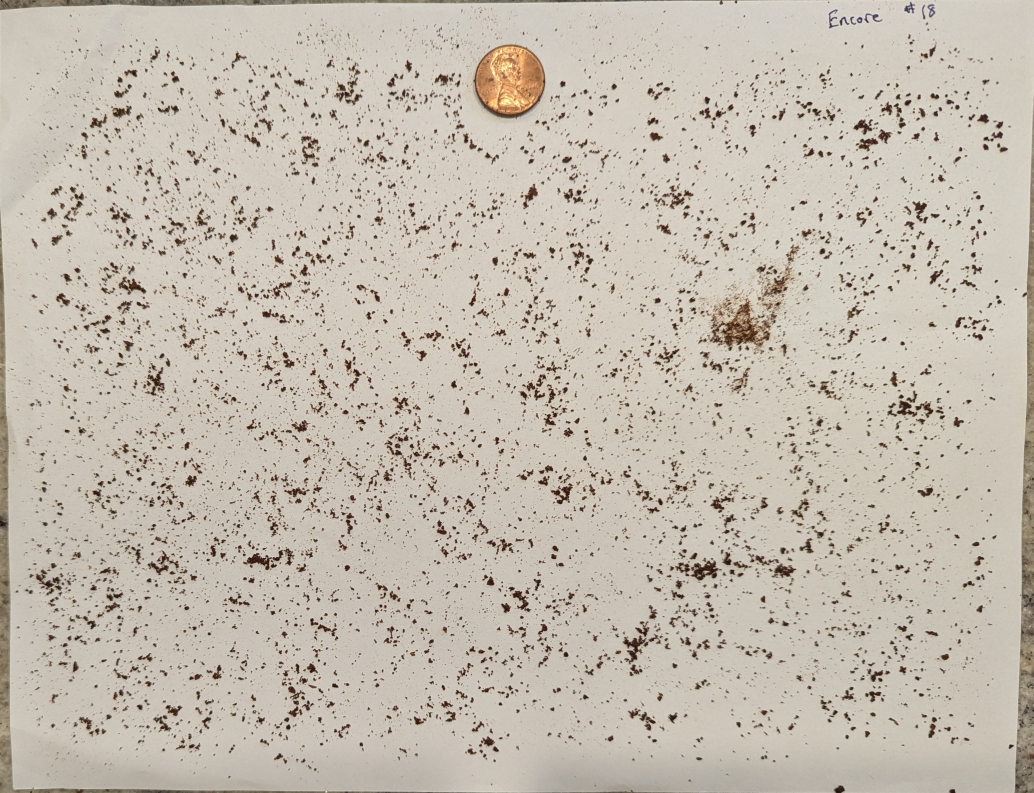
#> input picture Encore_#18_Drip.jpg, 3101 x 2379 px (shown at 1/3 size); its folder holds only this picture in this run
$ python -i auto_analyze.py   (imports and definitions only)
#> lines starting #> are read from the running program, lines starting #| are printed output that depends on the picture
'''
Particle Analysis and Measurement System

This script processes coffee grounds images to detect ground coffee particles and analyze their size and shape.
Key functionalities include:
1) Image loading and visualization
2) Particle detection through thresholding
3) Cluster analysis for particle identification
4) Size and distribution measurements
5) Statistical visualization of results

Dependencies:
- numpy: numerical operations
- PIL: image processing
- matplotlib: visualization
- scipy: computational geometry
'''

# import required libraries
import numpy as np
from PIL import Image
import matplotlib.pyplot as plt
import matplotlib.patches as patches
from scipy.spatial import ConvexHull
import cv2
import time
import sys
import os
from particle_analysis import analyze_particle_shapes, compute_shape_score, count_fines

# Add toolbar for zoom and pan
from matplotlib.backends.backend_tkagg import FigureCanvasTkAgg
from matplotlib.backends.backend_tkagg import NavigationToolbar2Tk
import tkinter as tk

# Redirect stderr to devnull to suppress Tkinter errors
class SuppressTkinterErrors:
    # [4 lines left out: function __enter__, not called in this run]

    def __exit__(self, *args):
        sys.stderr = self.stderr

# [32 lines left out: function plot_images, not called in this run]


def preprocess_image(img):
    '''
    Preprocesses the image to reduce noise and enhance contrast.

    Args:
        img (PIL.Image): Input image
    Returns:
        PIL.Image: Processed image
    '''
    # Convert PIL image to OpenCV format
    img_cv = cv2.cvtColor(np.array(img), cv2.COLOR_RGB2BGR)
#> img_cv is the input picture: shape (2379, 3101, 3); mean B, G, R 175.9, 188.2, 196.9

    # Apply bilateral filter to reduce noise while preserving edges
    # Parameters: d=9 (diameter of pixel neighborhood), sigmaColor=75, sigmaSpace=75
    denoised = cv2.bilateralFilter(img_cv, 9, 75, 75)

    # Convert to LAB color space for better contrast enhancement
    lab = cv2.cvtColor(denoised, cv2.COLOR_BGR2LAB)
#> lab: shape (2379, 3101, 3); mean of channels 0, 1, 2 195.4, 129.1, 135.4
    l, a, b = cv2.split(lab)
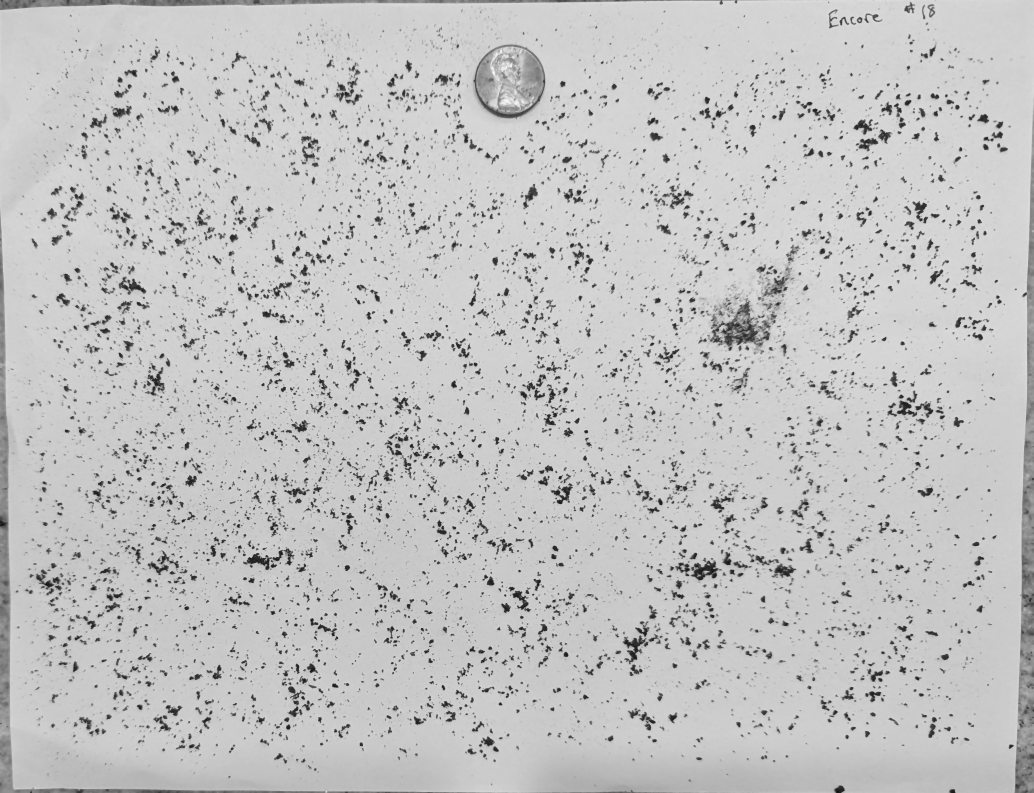
#> l: shape (2379, 3101) (shown at 1/3 size); min 15, max 250, mean 195.4
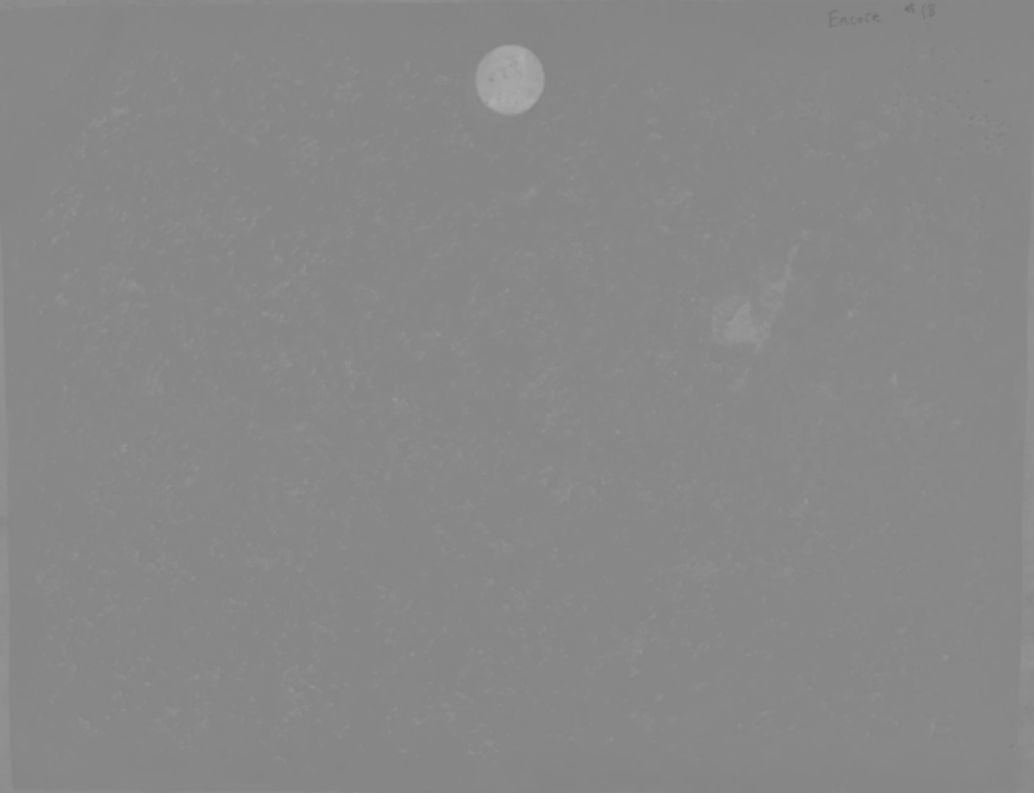
#> b: shape (2379, 3101) (shown at 1/3 size); min 112, max 173, mean 135.4

    # Apply CLAHE with more conservative parameters
    clahe = cv2.createCLAHE(clipLimit=1.5, tileGridSize=(8, 8))
    l_clahe = clahe.apply(l)

    # Merge channels and convert back to BGR
    lab_clahe = cv2.merge((l_clahe, a, b))
#> lab_clahe: shape (2379, 3101, 3); mean of channels 0, 1, 2 195.6, 129.1, 135.4
    res = cv2.cvtColor(lab_clahe, cv2.COLOR_LAB2BGR)

    # Optional: Apply slight Gaussian blur to reduce any remaining noise
    # Use a small kernel (3x3) to avoid losing too much detail
    res = cv2.GaussianBlur(res, (3, 3), 0)

    # Convert back to PIL format
    enhanced_pil = Image.fromarray(cv2.cvtColor(res, cv2.COLOR_BGR2RGB))
    return enhanced_pil

class ProcessingResults:
    '''
    Container class for storing analysis results.

    Attributes:
        mask_threshold: Binary mask from thresholding
        cluster_data: List of detected particle clusters
        nclusters: Number of clusters found
    '''
    # [759 lines left out: functions __init__, threshold_image, quick_cluster, launch_psd, plot_histograms, watershed_alg and 4 more, not called in this run]

### Section 1: Load and display images

# enable interactive plotting mode
# [1 line not run here, left out]

# Configuration flags
SKIP_COIN = False  # flag for skipping coin detection

# define image paths for processing
#images foundin
image_paths = ['Encore_#6_Espresso.jpg',
'Encore_#18_Drip.jpg',
'Encore_#32_FrenchPress.jpg',
#'Help/Decent_Example_Picture.png',
    #'Help/Better_Example_Picture.png',
    #'Help/Bad_Example_Picture.png',
]

# define fixed analysis regions for each image
analysis_regions = [
    #(50, 360, 2200, 2200), # region for Encore_#6_Espresso.jpg
    #(50, 360, 2200, 2200), # region for Encore_#18_Drip.jpg
    #(50, 360, 2200, 2200), # region for Encore_#32_FrenchPress.jpg
    (50, 360, 1000, 1000), # smaller region for Encore_#6_Espresso.jpg
    (50, 360, 1000, 1000), # smaller region for Encore_#18_Drip.jpg
    (50, 360, 1000, 1000), # smaller region for Encore_#32_FrenchPress.jpg
]
# load original images
# [1 line not run here, left out]
#plot_images(original_images, [Image.open(path) for path in image_paths], [path.split('/')[-1] for path in image_paths])

### Section 2: Preprocessing placeholder

# apply preprocessing to all images
# [1 line that did not run here, left out]
# [113 lines not run here, left out]
all_results_original_basic = []
all_results_original_enhanced = []
all_results_mser = []
vis_figures = []  # List for visualization figures

# [300 lines not run here, left out]

# generate histogram plots comparing all three methods
# [3 lines that did not run here, left out]

# finalize plotting
# [15 lines not run here, left out]

>>> import cv2
>>> picture = cv2.cvtColor(cv2.imread('Encore_#18_Drip.jpg'), cv2.COLOR_BGR2RGB)
>>> result = preprocess_image(picture)

$ run again, on Encore_#32_FrenchPress.jpg
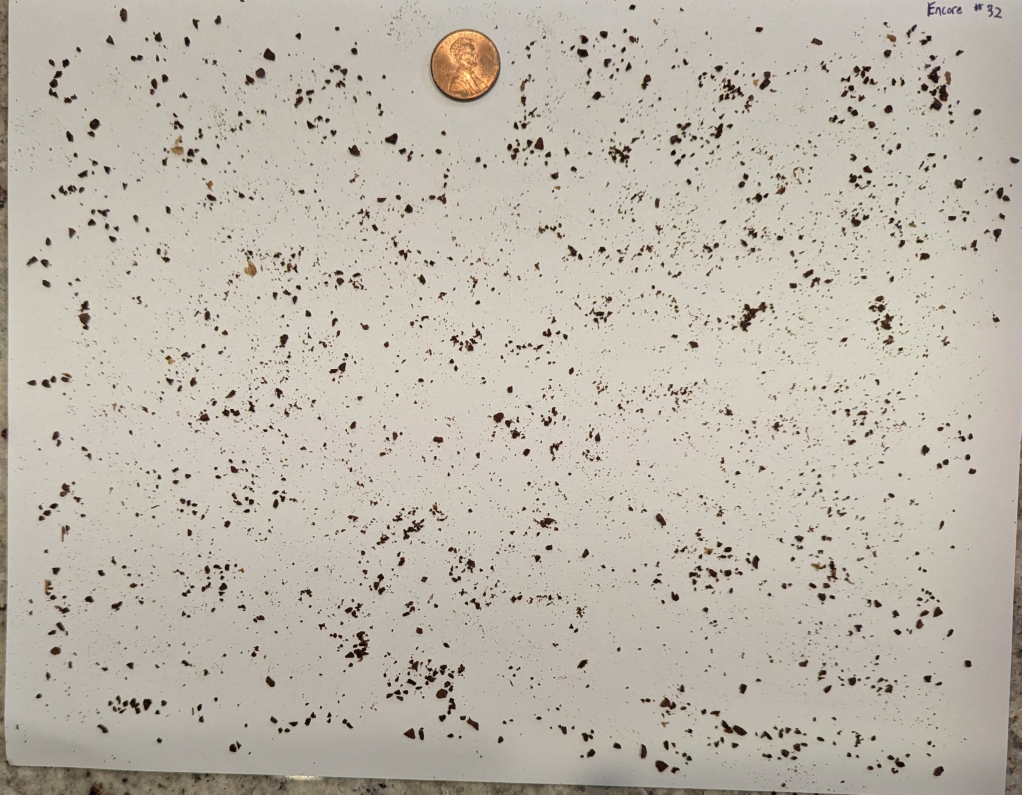
#> input picture Encore_#32_FrenchPress.jpg, 3064 x 2383 px (shown at 1/3 size)
#> in preprocess_image, img_cv is the input picture: shape (2383, 3064, 3); mean B, G, R 170.7, 182.3, 189.4
#> lab: shape (2383, 3064, 3); mean of channels 0, 1, 2 189.5, 128.6, 134.9
#> in preprocess_image, `l, a, b = cv2.split(lab)`:
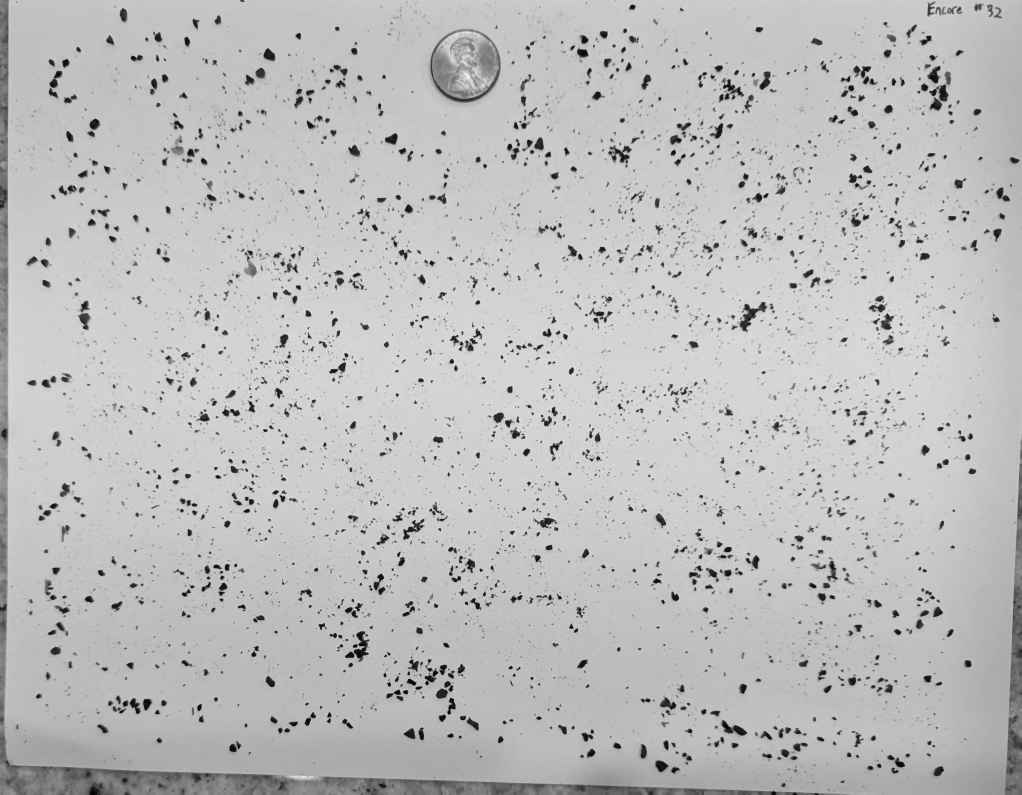
#> l: shape (2383, 3064) (shown at 1/3 size); min 2, max 243, mean 189.5
#> in preprocess_image, `l, a, b = cv2.split(lab)`:
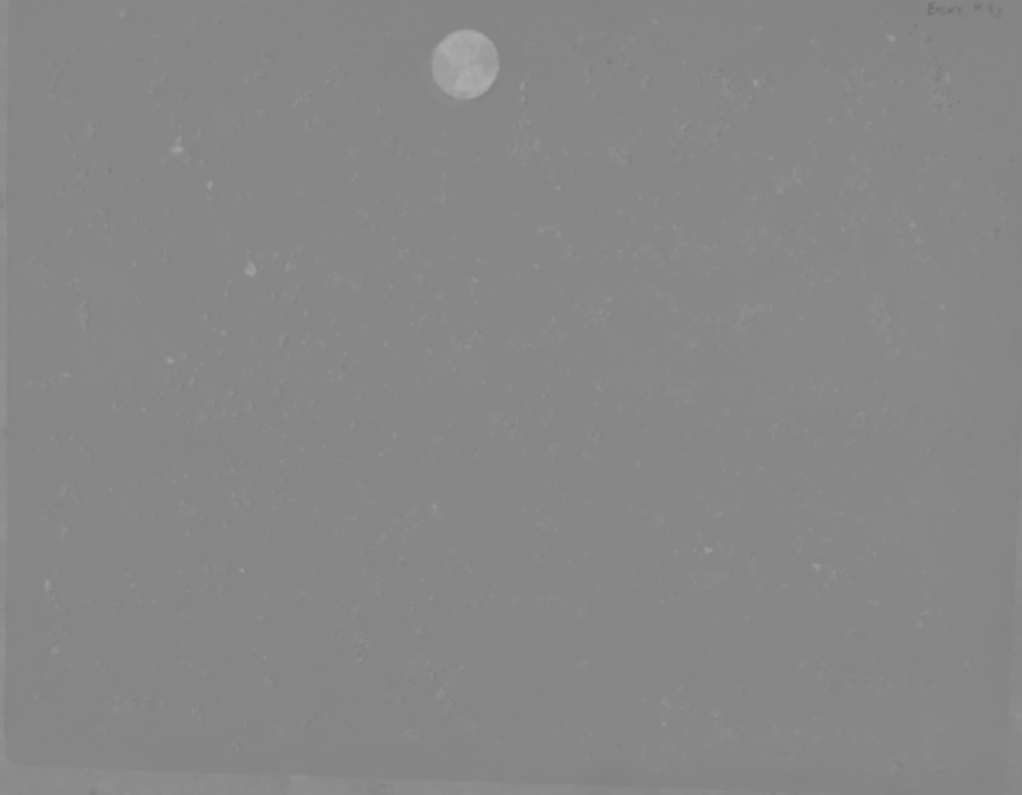
#> b: shape (2383, 3064) (shown at 1/3 size); min 112, max 176, mean 134.9
#> lab_clahe: shape (2383, 3064, 3); mean of channels 0, 1, 2 189.3, 128.6, 134.9
